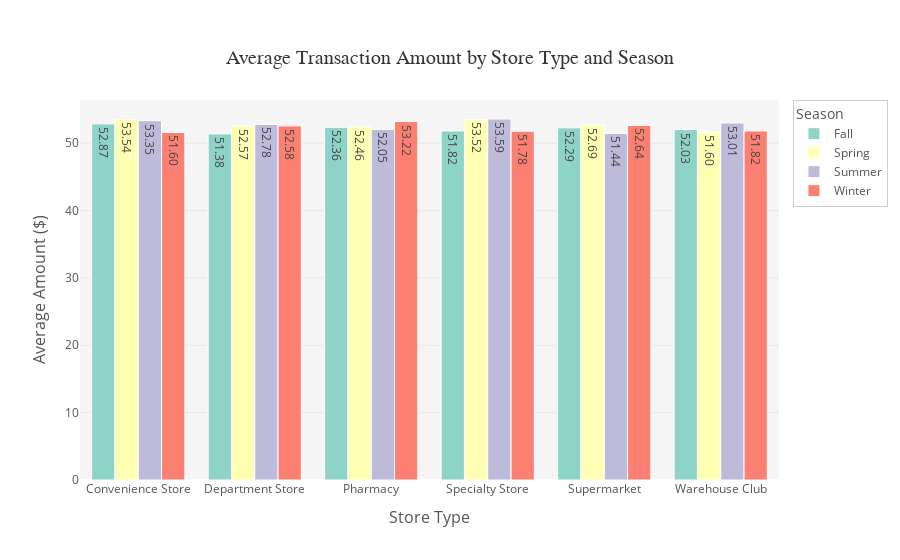

This figure's notebook cell:
### Code cell
fig = px.bar(
    df_aggregated,
    x='Store_Type',
    y='Amount($)',
    color='Season',
    title='Average Transaction Amount by Store Type and Season',
    labels={'Amount($)': 'Average Amount ($)', 'Store_Type': 'Store Type'},
    barmode='group',
    color_discrete_sequence=px.colors.qualitative.Set3  # Professional color palette
)

# Customize layout
fig.update_layout(
    title={
        'text': 'Average Transaction Amount by Store Type and Season',
        'x': 0.5,  # Center alignment
        'xanchor': 'center',
        'yanchor': 'top',
        'font': {'size': 20, 'family': 'Arial', 'color': '#333'}
    },
    xaxis={
        'title': {'text': 'Store Type', 'font': {'size': 16, 'color': '#555'}},
        'tickfont': {'size': 12, 'color': '#555'}
    },
    yaxis={
        'title': {'text': 'Average Amount ($)', 'font': {'size': 16, 'color': '#555'}},
        'tickfont': {'size': 12, 'color': '#555'},
        'gridcolor': 'rgba(200, 200, 200, 0.3)'  # Subtle gridlines
    },
    legend={
        'title': {'text': 'Season', 'font': {'size': 14, 'color': '#555'}},
        'font': {'size': 12, 'color': '#555'},
        'bgcolor': 'rgba(255, 255, 255, 0.8)',
        'bordercolor': '#ccc',
        'borderwidth': 1
    },
    plot_bgcolor='rgba(245, 245, 245, 1)', 
    paper_bgcolor='white'
)

# Add borders to bars and values inside the bars
fig.update_traces(
    marker_line_color='white',  
    marker_line_width=1,  
    texttemplate='%{y:.2f}',  # Format to show values inside bars
    textposition='inside'  # Position values inside the bars
)

fig.show()

### Figure 1 — Plotly figure (JSON) as saved in the notebook; plotly's stock layout.template omitted (floating-point values rounded to 4 significant figures)
{"data": [{"alignmentgroup": "True", "hovertemplate": "Season=Fall<br>Store Type=%{x}<br>Average Amount ($)=%{y}<extra></extra>", "legendgroup": "Fall", "marker": {"color": "rgb(141,211,199)", "line": {"color": "white", "width": 1}, "pattern": {"shape": ""}}, "name": "Fall", "offsetgroup": "Fall", "orientation": "v", "showlegend": true, "textposition": "inside", "texttemplate": "%{y:.2f}", "type": "bar", "x": ["Convenience Store", "Department Store", "Pharmacy", "Specialty Store", "Supermarket", "Warehouse Club"], "xaxis": "x", "y": [52.87, 51.38, 52.36, 51.82, 52.29, 52.03], "yaxis": "y"}, {"alignmentgroup": "True", "hovertemplate": "Season=Spring<br>Store Type=%{x}<br>Average Amount ($)=%{y}<extra></extra>", "legendgroup": "Spring", "marker": {"color": "rgb(255,255,179)", "line": {"color": "white", "width": 1}, "pattern": {"shape": ""}}, "name": "Spring", "offsetgroup": "Spring", "orientation": "v", "showlegend": true, "textposition": "inside", "texttemplate": "%{y:.2f}", "type": "bar", "x": ["Convenience Store", "Department Store", "Pharmacy", "Specialty Store", "Supermarket", "Warehouse Club"], "xaxis": "x", "y": [53.54, 52.57, 52.46, 53.52, 52.69, 51.6], "yaxis": "y"}, {"alignmentgroup": "True", "hovertemplate": "Season=Summer<br>Store Type=%{x}<br>Average Amount ($)=%{y}<extra></extra>", "legendgroup": "Summer", "marker": {"color": "rgb(190,186,218)", "line": {"color": "white", "width": 1}, "pattern": {"shape": ""}}, "name": "Summer", "offsetgroup": "Summer", "orientation": "v", "showlegend": true, "textposition": "inside", "texttemplate": "%{y:.2f}", "type": "bar", "x": ["Convenience Store", "Department Store", "Pharmacy", "Specialty Store", "Supermarket", "Warehouse Club"], "xaxis": "x", "y": [53.35, 52.78, 52.05, 53.59, 51.44, 53.01], "yaxis": "y"}, {"alignmentgroup": "True", "hovertemplate": "Season=Winter<br>Store Type=%{x}<br>Average Amount ($)=%{y}<extra></extra>", "legendgroup": "Winter", "marker": {"color": "rgb(251,128,114)", "line": {"color": "white", "width": 1}, "pattern": {"shape": ""}}, "name": "Winter", "offsetgroup": "Winter", "orientation": "v", "showlegend": true, "textposition": "inside", "texttemplate": "%{y:.2f}", "type": "bar", "x": ["Convenience Store", "Department Store", "Pharmacy", "Specialty Store", "Supermarket", "Warehouse Club"], "xaxis": "x", "y": [51.6, 52.58, 53.22, 51.78, 52.64, 51.82], "yaxis": "y"}], "layout": {"barmode": "group", "legend": {"bgcolor": "rgba(255, 255, 255, 0.8)", "bordercolor": "#ccc", "borderwidth": 1, "font": {"color": "#555", "size": 12}, "title": {"font": {"color": "#555", "size": 14}, "text": "Season"}, "tracegroupgap": 0}, "paper_bgcolor": "white", "plot_bgcolor": "rgba(245, 245, 245, 1)", "title": {"font": {"color": "#333", "family": "Arial", "size": 20}, "text": "Average Transaction Amount by Store Type and Season", "x": 0.5, "xanchor": "center", "yanchor": "top"}, "xaxis": {"anchor": "y", "domain": [0, 1], "tickfont": {"color": "#555", "size": 12}, "title": {"font": {"color": "#555", "size": 16}, "text": "Store Type"}}, "yaxis": {"anchor": "x", "domain": [0, 1], "gridcolor": "rgba(200, 200, 200, 0.3)", "tickfont": {"color": "#555", "size": 12}, "title": {"font": {"color": "#555", "size": 16}, "text": "Average Amount ($)"}}}}
